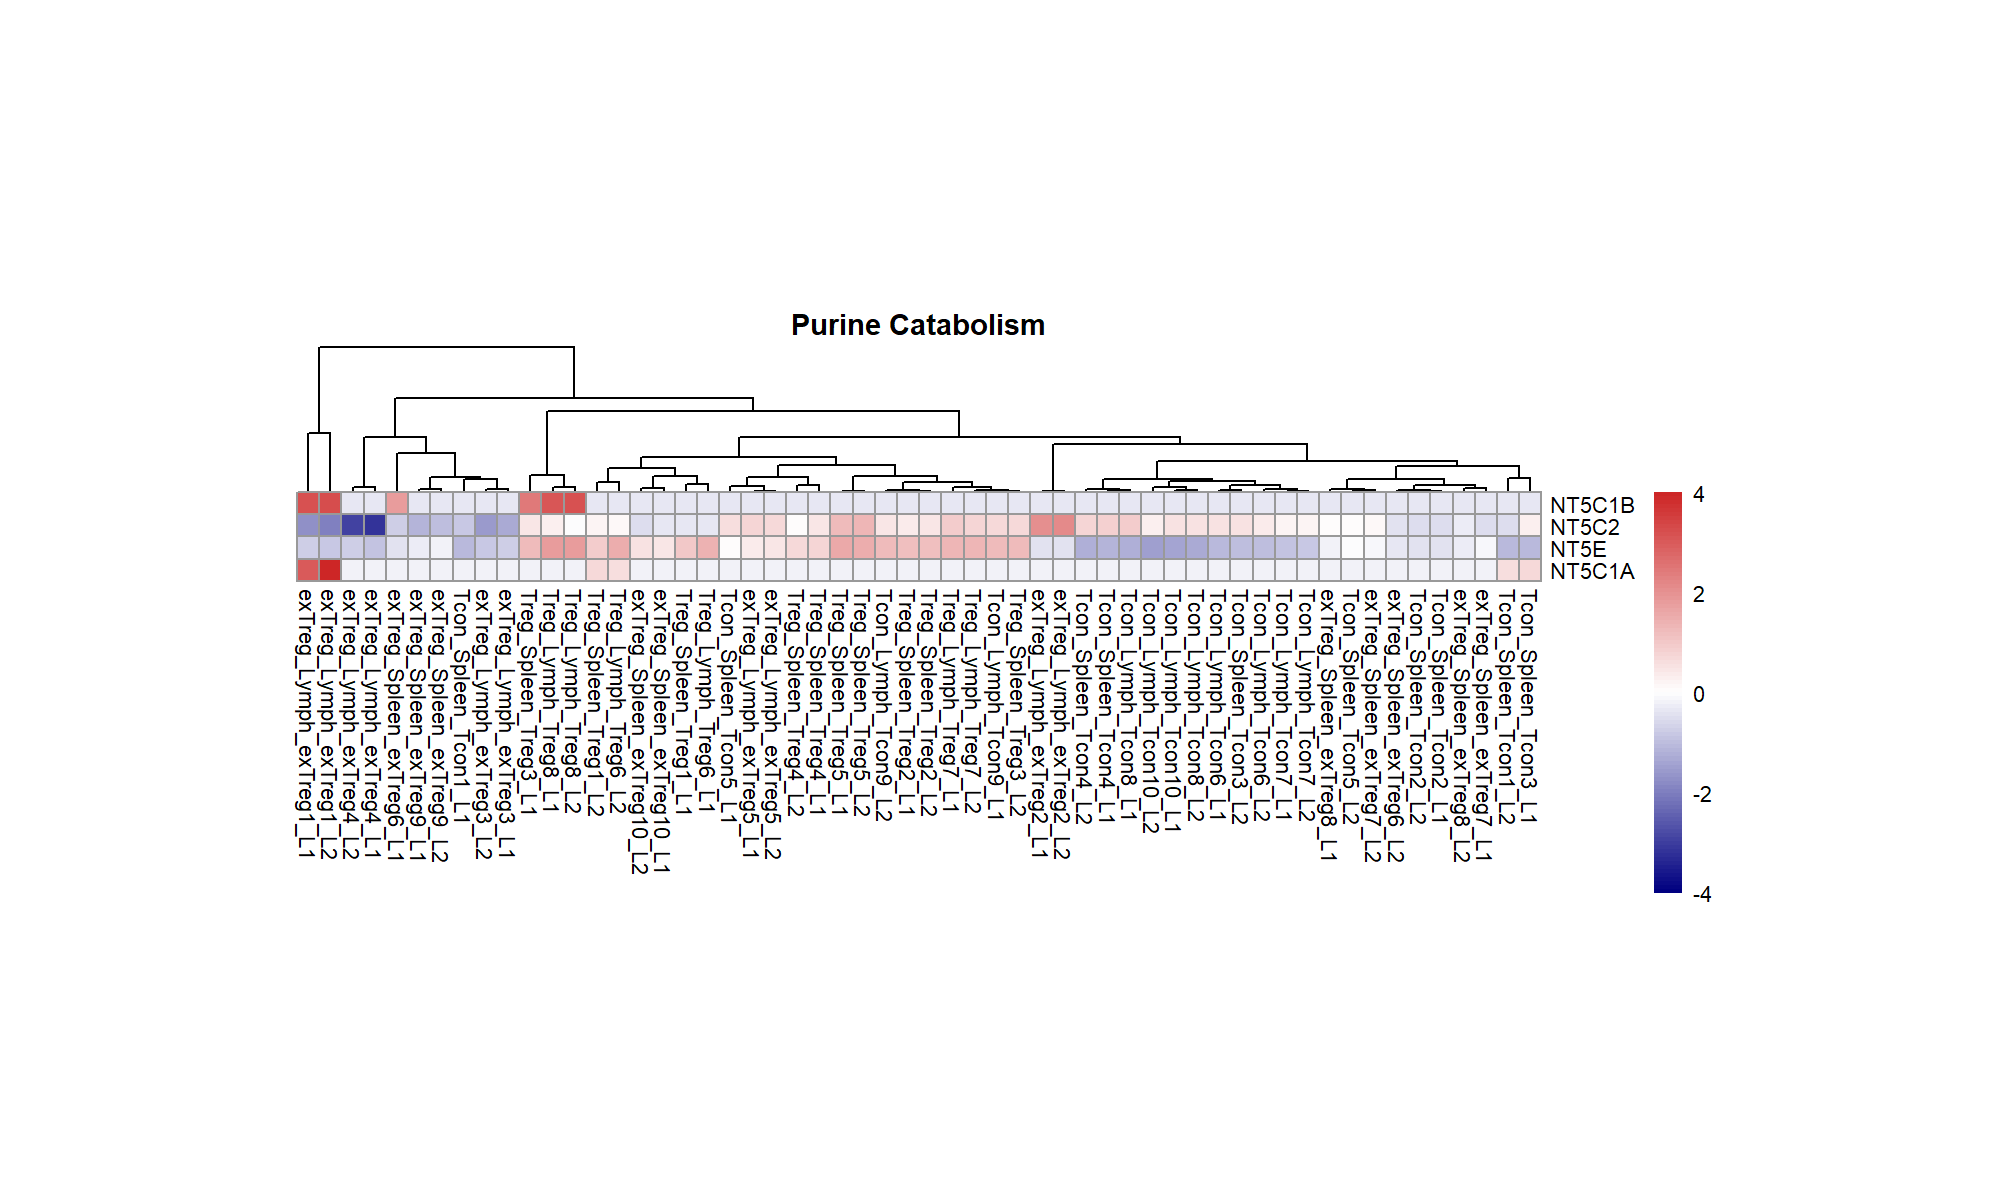

This chart was generated by the following R code:
library(dplyr)
library(tidyr)
library(pheatmap)
library(stringr)

# === Load files ===
tpms <- read.csv("TPMs_with_human_info.csv", check.names = FALSE)
top75 <- read.csv("top75_subsystems.csv", check.names = FALSE)

# === Step 1: Extract Purine catabolism genes ===
purine_genes <- top75 %>%
  filter(str_trim(tolower(subsystem)) == "purine catabolism") %>%
  separate_rows(associated_genes, sep = ";\\s*") %>%
  pull(associated_genes) %>%
  unique()

# === Step 2: Filter TPMs for these genes ===
purine_tpms <- tpms %>%
  filter(human_Symbol %in% purine_genes)

# === Step 3: Detect expression columns ===
expr_cols <- setdiff(names(purine_tpms),
                     c("ensembl_gene_id", "mgi_symbol", "ensembl_gene_id_version",
                       "start_position", "end_position", "size",
                       "human_geneid", "human_EnsemblID",
                       "human_Symbol", "human_type_of_gene", "human_description"))

expr_mat <- purine_tpms[, expr_cols]
rownames(expr_mat) <- purine_tpms$human_Symbol

# === Step 4: Log2 transform ===
expr_mat_log <- log2(expr_mat + 1)

# === Step 4.5: Remove unwanted samples ===
remove_samples <- c("Green_A6_L001", "Green_A6_L002",
                    "Red_A6_L001", "Red_A6_L002",
                    "extreg_lymph_extreg1_L2")

expr_mat_log <- expr_mat_log[, !(colnames(expr_mat_log) %in% remove_samples)]

# === Step 5: Save heatmap with fixed scale (-4 to 4) and smaller cells ===
png("7777777_filtered.png", width = 2000, height = 1200, res = 200)

pheatmap(expr_mat_log,
         cluster_rows = FALSE,     
         cluster_cols = TRUE,      
         scale = "row",
         show_rownames = TRUE,
         show_colnames = TRUE,
         fontsize = 8,
         cellwidth = 8,   # smaller squares
         cellheight = 8,  # smaller squares
         legend = TRUE,
         color = colorRampPalette(c("navy", "white", "firebrick3"))(100),
         breaks = seq(-4, 4, length.out = 101),  # fix scale at -4 to 4
         legend_breaks = c(-4, -2, 0, 2, 4),
         legend_labels = c("-4", "-2", "0", "2", "4"),
         main = "Purine Catabolism")

dev.off()
